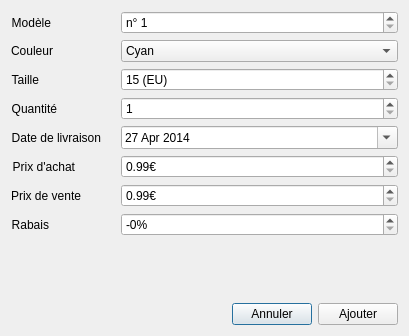
<?xml version="1.0" encoding="UTF-8"?>
<ui version="4.0">
 <class>AjoutMarchandiseDialog</class>
 <widget class="QDialog" name="AjoutMarchandiseDialog">
  <property name="windowModality">
   <enum>Qt::WindowModal</enum>
  </property>
  <property name="geometry">
   <rect>
    <x>0</x>
    <y>0</y>
    <width>409</width>
    <height>336</height>
   </rect>
  </property>
  <property name="windowTitle">
   <string>Ajout d'une marchandise</string>
  </property>
  <property name="windowIcon">
   <iconset>
    <normaloff>../../images/qlot_512.svg</normaloff>../../images/qlot_512.svg</iconset>
  </property>
  <layout class="QGridLayout" name="gridLayout">
   <item row="0" column="0">
    <layout class="QVBoxLayout" name="verticalLayout">
     <property name="margin">
      <number>0</number>
     </property>
     <item>
      <layout class="QFormLayout" name="formLayout">
       <property name="horizontalSpacing">
        <number>20</number>
       </property>
       <item row="0" column="1">
        <widget class="QSpinBox" name="spinBox_modele">
         <property name="prefix">
          <string>n° </string>
         </property>
         <property name="minimum">
          <number>1</number>
         </property>
         <property name="maximum">
          <number>9999</number>
         </property>
        </widget>
       </item>
       <item row="0" column="0">
        <widget class="QLabel" name="label">
         <property name="text">
          <string>Modèle</string>
         </property>
         <property name="alignment">
          <set>Qt::AlignRight|Qt::AlignTrailing|Qt::AlignVCenter</set>
         </property>
        </widget>
       </item>
       <item row="1" column="0">
        <widget class="QLabel" name="label_2">
         <property name="text">
          <string>Couleur</string>
         </property>
         <property name="alignment">
          <set>Qt::AlignRight|Qt::AlignTrailing|Qt::AlignVCenter</set>
         </property>
        </widget>
       </item>
       <item row="1" column="1">
        <widget class="QComboBox" name="comboBox_couleur">
         <item>
          <property name="text">
           <string>Cyan</string>
          </property>
         </item>
         <item>
          <property name="text">
           <string>Magenta</string>
          </property>
         </item>
         <item>
          <property name="text">
           <string>Emeraude</string>
          </property>
         </item>
         <item>
          <property name="text">
           <string>Jaune</string>
          </property>
         </item>
         <item>
          <property name="text">
           <string>Bleu</string>
          </property>
         </item>
         <item>
          <property name="text">
           <string>Rouge</string>
          </property>
         </item>
         <item>
          <property name="text">
           <string>Vert</string>
          </property>
         </item>
         <item>
          <property name="text">
           <string>Saphir</string>
          </property>
         </item>
         <item>
          <property name="text">
           <string>Kaki</string>
          </property>
         </item>
         <item>
          <property name="text">
           <string>Brun</string>
          </property>
         </item>
         <item>
          <property name="text">
           <string>Marron</string>
          </property>
         </item>
         <item>
          <property name="text">
           <string>Rose</string>
          </property>
         </item>
         <item>
          <property name="text">
           <string>Violet</string>
          </property>
         </item>
         <item>
          <property name="text">
           <string>Mauve</string>
          </property>
         </item>
         <item>
          <property name="text">
           <string>Pourpre</string>
          </property>
         </item>
         <item>
          <property name="text">
           <string>Bleu roi</string>
          </property>
         </item>
         <item>
          <property name="text">
           <string>Ocre</string>
          </property>
         </item>
         <item>
          <property name="text">
           <string>Noir</string>
          </property>
         </item>
         <item>
          <property name="text">
           <string>Blanc</string>
          </property>
         </item>
         <item>
          <property name="text">
           <string>Gris</string>
          </property>
         </item>
         <item>
          <property name="text">
           <string>Beige</string>
          </property>
         </item>
         <item>
          <property name="text">
           <string>Crème</string>
          </property>
         </item>
         <item>
          <property name="text">
           <string>Fluo</string>
          </property>
         </item>
        </widget>
       </item>
       <item row="2" column="0">
        <widget class="QLabel" name="label_3">
         <property name="text">
          <string>Taille</string>
         </property>
         <property name="alignment">
          <set>Qt::AlignRight|Qt::AlignTrailing|Qt::AlignVCenter</set>
         </property>
        </widget>
       </item>
       <item row="2" column="1">
        <widget class="QSpinBox" name="spinBox_taille">
         <property name="suffix">
          <string> (EU)</string>
         </property>
         <property name="prefix">
          <string/>
         </property>
         <property name="minimum">
          <number>15</number>
         </property>
         <property name="maximum">
          <number>50</number>
         </property>
        </widget>
       </item>
       <item row="3" column="0">
        <widget class="QLabel" name="label_4">
         <property name="text">
          <string>Quantité</string>
         </property>
         <property name="alignment">
          <set>Qt::AlignRight|Qt::AlignTrailing|Qt::AlignVCenter</set>
         </property>
        </widget>
       </item>
       <item row="3" column="1">
        <widget class="QSpinBox" name="spinBox_quantite">
         <property name="minimum">
          <number>1</number>
         </property>
         <property name="maximum">
          <number>99</number>
         </property>
         <property name="value">
          <number>1</number>
         </property>
        </widget>
       </item>
       <item row="4" column="0">
        <widget class="QLabel" name="label_5">
         <property name="text">
          <string>Date de livraison</string>
         </property>
         <property name="alignment">
          <set>Qt::AlignRight|Qt::AlignTrailing|Qt::AlignVCenter</set>
         </property>
        </widget>
       </item>
       <item row="4" column="1">
        <widget class="QDateEdit" name="dateEdit_livraison">
         <property name="date">
          <date>
           <year>2014</year>
           <month>4</month>
           <day>27</day>
          </date>
         </property>
         <property name="minimumDate">
          <date>
           <year>2014</year>
           <month>4</month>
           <day>27</day>
          </date>
         </property>
         <property name="calendarPopup">
          <bool>true</bool>
         </property>
        </widget>
       </item>
       <item row="5" column="0">
        <widget class="QLabel" name="label_6">
         <property name="text">
          <string>Prix d'achat</string>
         </property>
         <property name="alignment">
          <set>Qt::AlignRight|Qt::AlignTrailing|Qt::AlignVCenter</set>
         </property>
        </widget>
       </item>
       <item row="5" column="1">
        <widget class="QDoubleSpinBox" name="doubleSpinBox_achat">
         <property name="suffix">
          <string>€</string>
         </property>
         <property name="minimum">
          <double>0.990000000000000</double>
         </property>
         <property name="maximum">
          <double>499.990000000000009</double>
         </property>
         <property name="singleStep">
          <double>0.010000000000000</double>
         </property>
        </widget>
       </item>
       <item row="6" column="0">
        <widget class="QLabel" name="label_7">
         <property name="text">
          <string>Prix de vente</string>
         </property>
         <property name="alignment">
          <set>Qt::AlignRight|Qt::AlignTrailing|Qt::AlignVCenter</set>
         </property>
        </widget>
       </item>
       <item row="6" column="1">
        <widget class="QDoubleSpinBox" name="doubleSpinBox_vente">
         <property name="suffix">
          <string>€</string>
         </property>
         <property name="minimum">
          <double>0.990000000000000</double>
         </property>
         <property name="maximum">
          <double>499.990000000000009</double>
         </property>
         <property name="singleStep">
          <double>0.010000000000000</double>
         </property>
        </widget>
       </item>
       <item row="7" column="0">
        <widget class="QLabel" name="label_8">
         <property name="text">
          <string>Rabais</string>
         </property>
         <property name="alignment">
          <set>Qt::AlignRight|Qt::AlignTrailing|Qt::AlignVCenter</set>
         </property>
        </widget>
       </item>
       <item row="7" column="1">
        <widget class="QSpinBox" name="spinBox_rabais">
         <property name="suffix">
          <string>%</string>
         </property>
         <property name="prefix">
          <string>-</string>
         </property>
         <property name="maximum">
          <number>100</number>
         </property>
        </widget>
       </item>
      </layout>
     </item>
     <item>
      <spacer name="verticalSpacer">
       <property name="orientation">
        <enum>Qt::Vertical</enum>
       </property>
       <property name="sizeHint" stdset="0">
        <size>
         <width>20</width>
         <height>40</height>
        </size>
       </property>
      </spacer>
     </item>
     <item>
      <layout class="QHBoxLayout" name="horizontalLayout">
       <item>
        <spacer name="horizontalSpacer">
         <property name="orientation">
          <enum>Qt::Horizontal</enum>
         </property>
         <property name="sizeHint" stdset="0">
          <size>
           <width>40</width>
           <height>20</height>
          </size>
         </property>
        </spacer>
       </item>
       <item>
        <widget class="QPushButton" name="refus_marchandise_button">
         <property name="text">
          <string>Annuler</string>
         </property>
        </widget>
       </item>
       <item>
        <widget class="QPushButton" name="ajout_marchandise_button">
         <property name="enabled">
          <bool>true</bool>
         </property>
         <property name="text">
          <string>Ajouter</string>
         </property>
        </widget>
       </item>
      </layout>
     </item>
    </layout>
   </item>
  </layout>
 </widget>
 <resources/>
 <connections>
  <connection>
   <sender>refus_marchandise_button</sender>
   <signal>clicked()</signal>
   <receiver>AjoutMarchandiseDialog</receiver>
   <slot>reject()</slot>
   <hints>
    <hint type="sourcelabel">
     <x>222</x>
     <y>363</y>
    </hint>
    <hint type="destinationlabel">
     <x>161</x>
     <y>200</y>
    </hint>
   </hints>
  </connection>
 </connections>
</ui>
